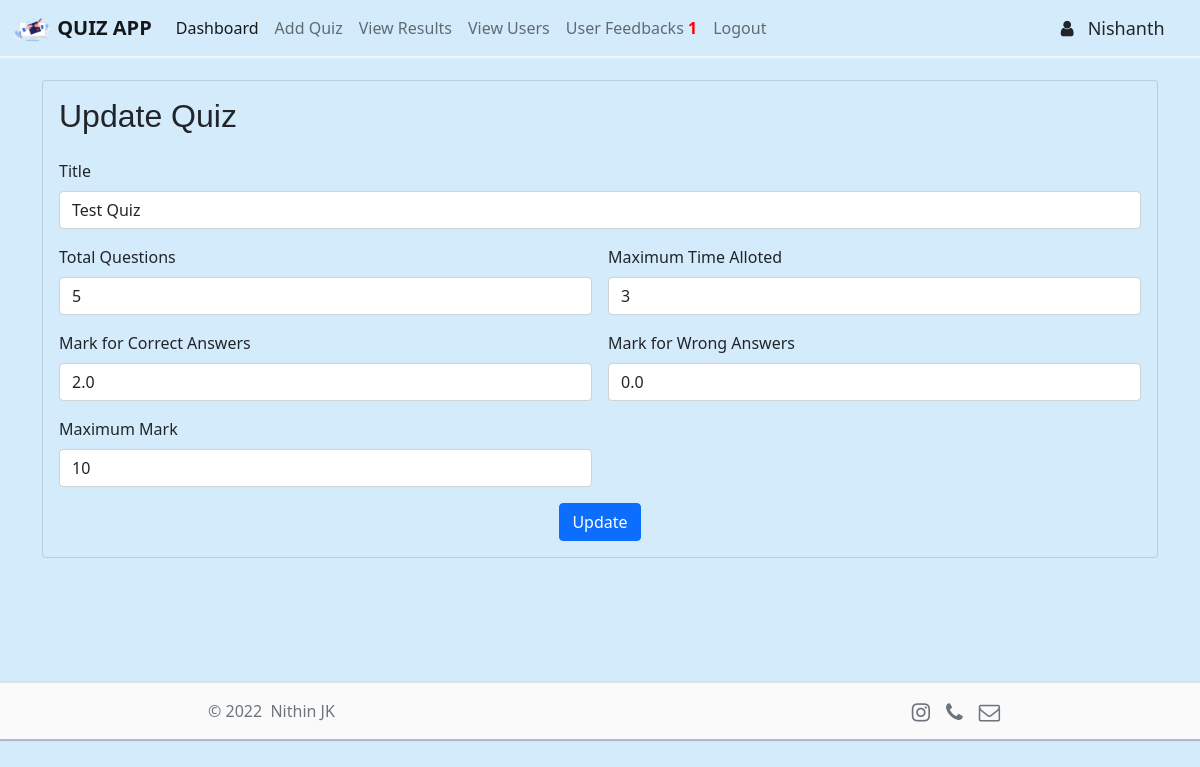
/update_quiz/4/Nishanth/ (signed in), run on the app's committed database.
### users/models.py (models this page shows, shortened)
class Quizzes(models.Model):
    title = models.CharField('Quiz Title', max_length=100)
    tot_questions = models.IntegerField()
    mark_for_correct = models.FloatField()
    mark_for_wrong = models.FloatField()
    max_time = models.IntegerField()
    max_mark = models.IntegerField()
    date_added = models.DateField('Date Added')
    attendees = models.ManyToManyField(Users, blank=True)
    class Meta:
        ordering = ('-date_added',)

### site_admin/views.py (the view)
# urls.py: path('update_quiz/<id>/<name>/', admin_views.update_quiz, name='update_quiz'),
@login_required(login_url='home')
def update_quiz(request, id, name):
    current_user = User.objects.get(pk=request.user.id)
    if current_user.is_superuser == True:
        role = 'admin'
        notification = Notifications.objects.filter(to=role, status=1)
        feedcount = 0
        resultcount = 0
        usercount = 0
        for item in notification:
            if item.subject == 'feedback':
                feedcount += 1
            elif item.subject == 'result':
                resultcount += 1
            elif item.subject == 'new_user':
                usercount += 1
        date = datetime.now().strftime('%Y-%m-%d')
        if request.method == 'POST':
            instance = get_object_or_404(Quizzes, id=id)
            quizform = AddQuizForm(request.POST or None, instance=instance)
            if quizform.is_valid():
                quizform.save()
                messages.success(request, "Quiz Updated sucessfully.")
                return redirect('admin_dashboard', name)
        else:
            quiz = Quizzes.objects.get(pk=id)
            return render(request, 'admin/update_quiz.html', {'role':role, 'feedcount':feedcount, 'resultcount':resultcount, 'usercount':usercount, 'current_year': current_year, 'date': date, 'uname': name, 'quiz':quiz, 'id':id})
    else:
        return redirect('home')

### templates/admin/update_quiz.html (shortened to what this page needs)
{% include 'header.html' %}
{% block content %}
<div class="container">
    <div class="card" style="background-color: #d4ebfc;">
        <div class="card-body">
            <form class="row g-3" method="post" action="{% url 'update_quiz' id uname %}">
                <h2>Update Quiz</h2>
                <div class="col-12">
                    <label class="form-label">Title</label>
                    <input type="text" class="form-control" name="title" placeholder="Enter quiz title"
                        value="{{ quiz.title }}" required>
                </div>
                <div class="col-md-6">
                    <label class="form-label">Total Questions</label>
                    <input type="number" class="form-control" name="tot_questions"
                        placeholder="Enter total number of questions" value="{{ quiz.tot_questions }}" required>
                </div>
                <div class="col-md-6">
                    <label class="form-label">Maximum Time Alloted</label>
                    <input type="number" class="form-control" name="max_time"
                        placeholder="Enter maximun time alloted ( in minutes )" value="{{ quiz.max_time }}" required>
                </div>
                <div class="col-md-6">
                    <label class="form-label">Mark for Correct Answers</label>
                    <input type="number" class="form-control" name="mark_for_correct"
                        placeholder="Enter mark for correct answers" value="{{ quiz.mark_for_correct }}" required>
                </div>
                <div class="col-md-6">
                    <label class="form-label">Mark for Wrong Answers</label>
                    <input type="number" class="form-control" name="mark_for_wrong"
                        placeholder="Enter mark for wrong answers" value="{{ quiz.mark_for_wrong }}" required>
                </div>
                <div class="col-md-6">
                    <label class="form-label">Maximum Mark</label>
                    <input type="number" class="form-control" name="max_mark" placeholder="Enter maximun mark"
                        value="{{ quiz.max_mark }}" required>
                </div>
                <div class="col-12">
                    <center>
                        <button class="btn btn-primary" type="submit" name="update">Update</button>
                    </center>
                </div>
            </form>
        </div>
    </div>
</div>
{% endblock %}
{% include 'footer.html' %}

### static/css/main.css (style rules this page uses)
body { background: #d4ebfc; }
h1, h2, h3, h4, h5, h6 { font-family: 'Trebuchet MS', 'Lucida Sans Unicode', 'Lucida Grande', 'Lucida Sans', Arial, sans-serif; }

### data on the page
Quizzes: title "Test Quiz", tot_questions "5", max_time "3", mark_for_correct "2.0", mark_for_wrong "0.0", max_mark "10"

### other printed values
{{ feedcount }} "1"
{{ uname }} "Nishanth"
{{ current_year }} "2022"
